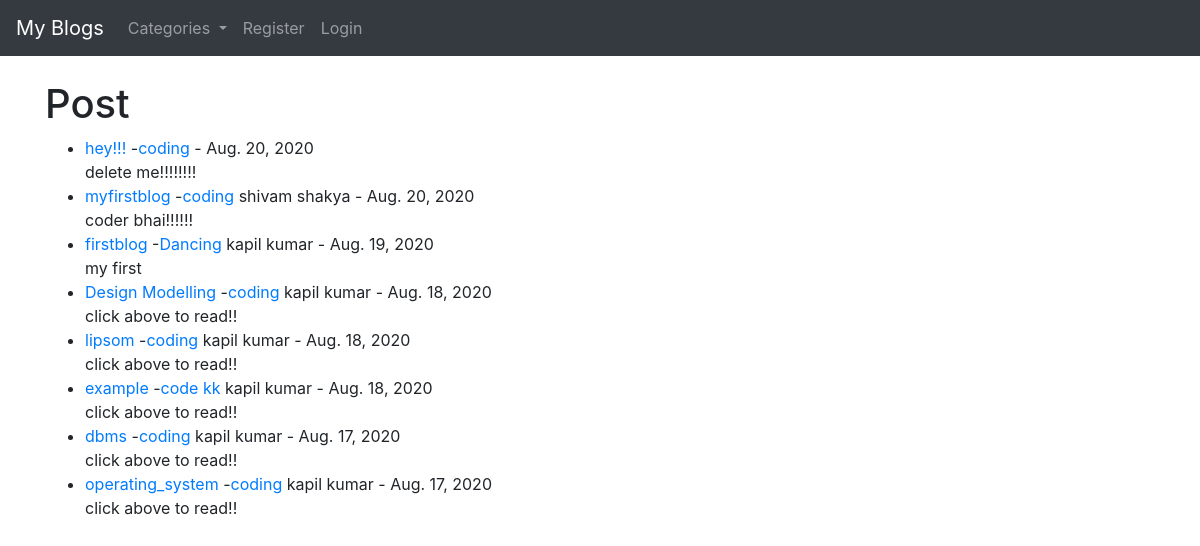
The page / on the database its author committed.
### theblog/models.py (models this page shows, shortened)
class Post(models.Model):
	title=models.CharField(max_length=255)
	header_image=models.ImageField(null=True,blank=True, upload_to="images/")
	title_tag=models.CharField(max_length=255,default="MY BLOGS!")
	author=models.ForeignKey(User,on_delete=models.CASCADE)
	body=RichTextField(blank=True,null=True)
	post_date=models.DateField(auto_now_add=True)
	category=models.CharField(max_length=255,default='coding')
	snippet=models.CharField(max_length=255)
	likes=models.ManyToManyField(User,related_name='blog_posts')

### theblog/views.py (the view)
# urls.py: path('',HomeView.as_view(),name="home"),
class HomeView(ListView):
	model=Post
	template_name='home.html'
	ordering=['-post_date']
	def get_context_data(self,*args, **kwargs):
		cat_menu=Category.objects.all()
		context=super(HomeView,self).get_context_data(*args,**kwargs)
		context["cat_menu"]=cat_menu
		return context

### theblog/models.py (called while the page is built)
	def __str__(self):
		return self.name

### theblog/templates/home.html (shortened to what this page needs)
{% extends 'base.html' %}
{% block content %}
<h1>Post</h1>
<ul>
{% for post in object_list %}
	<li><a href="{% url 'article-detail' post.pk %}">
	    {{ post.title  }} </a>
	    -<a href="{% url 'category' post.category|slugify %}">{{post.category}}</a>
	    {{ post.author.first_name }}
		{{ post.author.last_name }} -
		{{ post.post_date }}
		</small><br>
	{{ post.snippet }}
	</li>
{% endfor%}
</ul>
{% endblock %}

### theblog/templates/base.html (shortened to what this page needs)
<!doctype html>
<html lang="en">
  <head>
    <link rel="stylesheet" href="https://stackpath.bootstrapcdn.com/bootstrap/4.5.2/css/bootstrap.min.css">
  </head>
  <body>
    <nav class="navbar navbar-expand-lg navbar-dark bg-dark">
  <a class="navbar-brand" href="{% url 'home'%}">My Blogs</a>
  <div class="collapse navbar-collapse" id="navbarSupportedContent">
    <ul class="navbar-nav mr-auto">
      {% if cat_menu %}
      <li class="nav-item dropdown">
        <a class="nav-link dropdown-toggle" href="#" id="navbarDropdown" role="button" data-toggle="dropdown" aria-haspopup="true" aria-expanded="false">
        Categories
        </a>
      </li>
      {% else %}
         <li class="nav-item">
               <a class="nav-link" href="{% url 'category-list' %}">Categories</a>
          </li>
      {% endif %}
      {% if user.is_authenticated %}
            <li class="nav-item">
               <a class="nav-link" href="{% url 'add_post' %}">Add Post</a>
            </li>
             <li class="nav-item">
               <a class="nav-link" href="{% url 'add_category' %}">Add Category</a>
            </li>
            <li class="nav-item">
                 <a class="nav-link" href="{% url 'edit_profile' %}">Edit Profile</a>
             </li>
             <li class="nav-item">
                 <a class="nav-link" href="{% url 'logout' %}">Logout</a>
             </li>
      {%  else %}
            <li class="nav-item">
              <a class="nav-link" href="{% url 'register' %}">Register</a>
            </li>
             <li class="nav-item">
              <a class="nav-link" href="{% url 'login' %}">Login</a>
            </li>
      {% endif %}
    </ul>
  </div>
</nav>
  <br>
    <div class="container">
      {% block content %}
      {% endblock %}
    </div>
  </body>
</html>

### rows shown on the page
Post: title "hey!!!", category "coding", post_date "Aug. 20, 2020", snippet "delete me!!!!!!!!"
Post: title "myfirstblog", category "coding", author.first_name "shivam", author.last_name "shakya", post_date "Aug. 20, 2020", snippet "coder bhai!!!!!!"
Post: title "firstblog", category "Dancing", author.first_name "kapil", author.last_name "kumar", post_date "Aug. 19, 2020", snippet "my first"
Post: title "Design Modelling", category "coding", author.first_name "kapil", author.last_name "kumar", post_date "Aug. 18, 2020", snippet "click above to read!!"
Post: title "lipsom", category "coding", author.first_name "kapil", author.last_name "kumar", post_date "Aug. 18, 2020", snippet "click above to read!!"
Post: title "example", category "code kk", author.first_name "kapil", author.last_name "kumar", post_date "Aug. 18, 2020", snippet "click above to read!!"
Post: title "dbms", category "coding", author.first_name "kapil", author.last_name "kumar", post_date "Aug. 17, 2020", snippet "click above to read!!"
Post: title "operating_system", category "coding", author.first_name "kapil", author.last_name "kumar", post_date "Aug. 17, 2020", snippet "click above to read!!"
